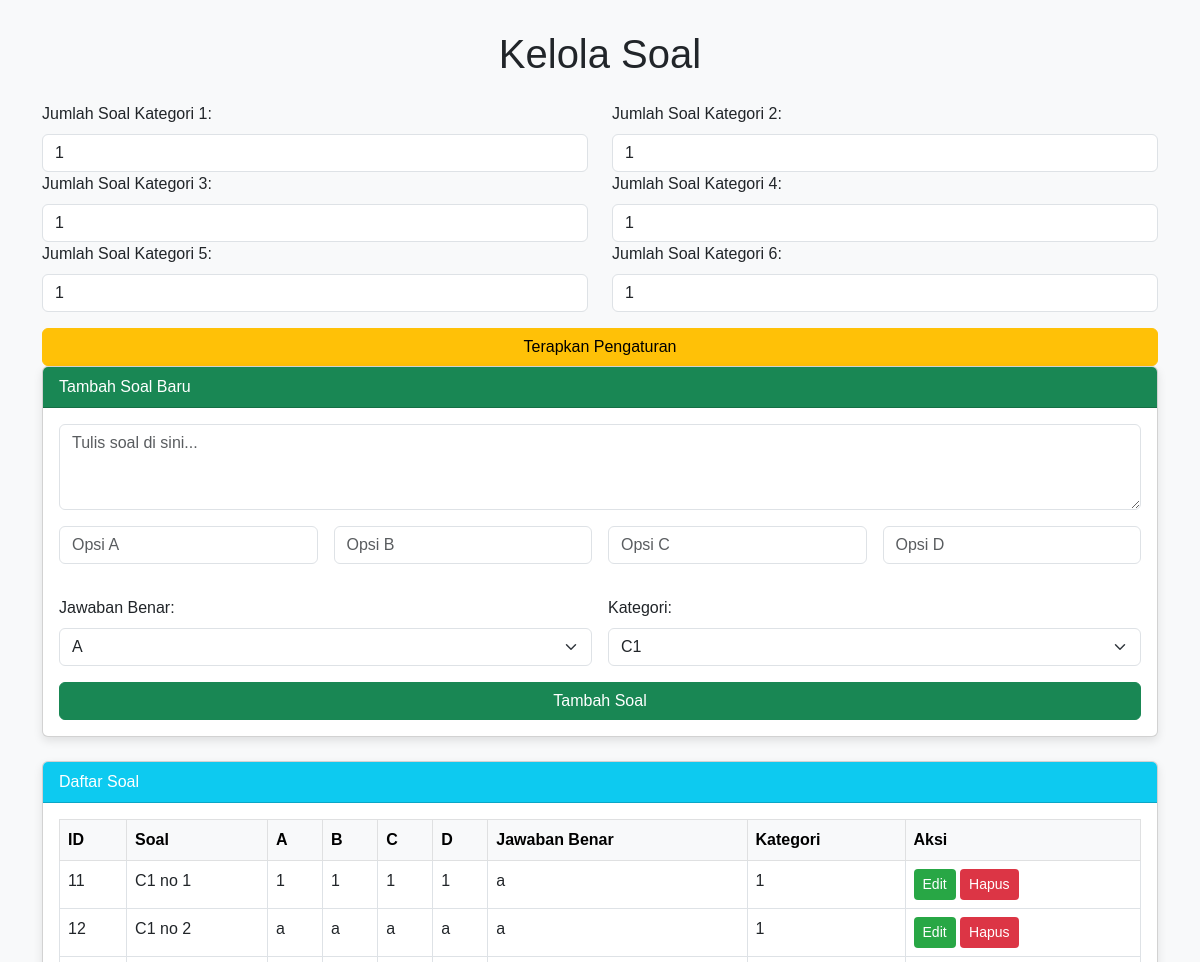
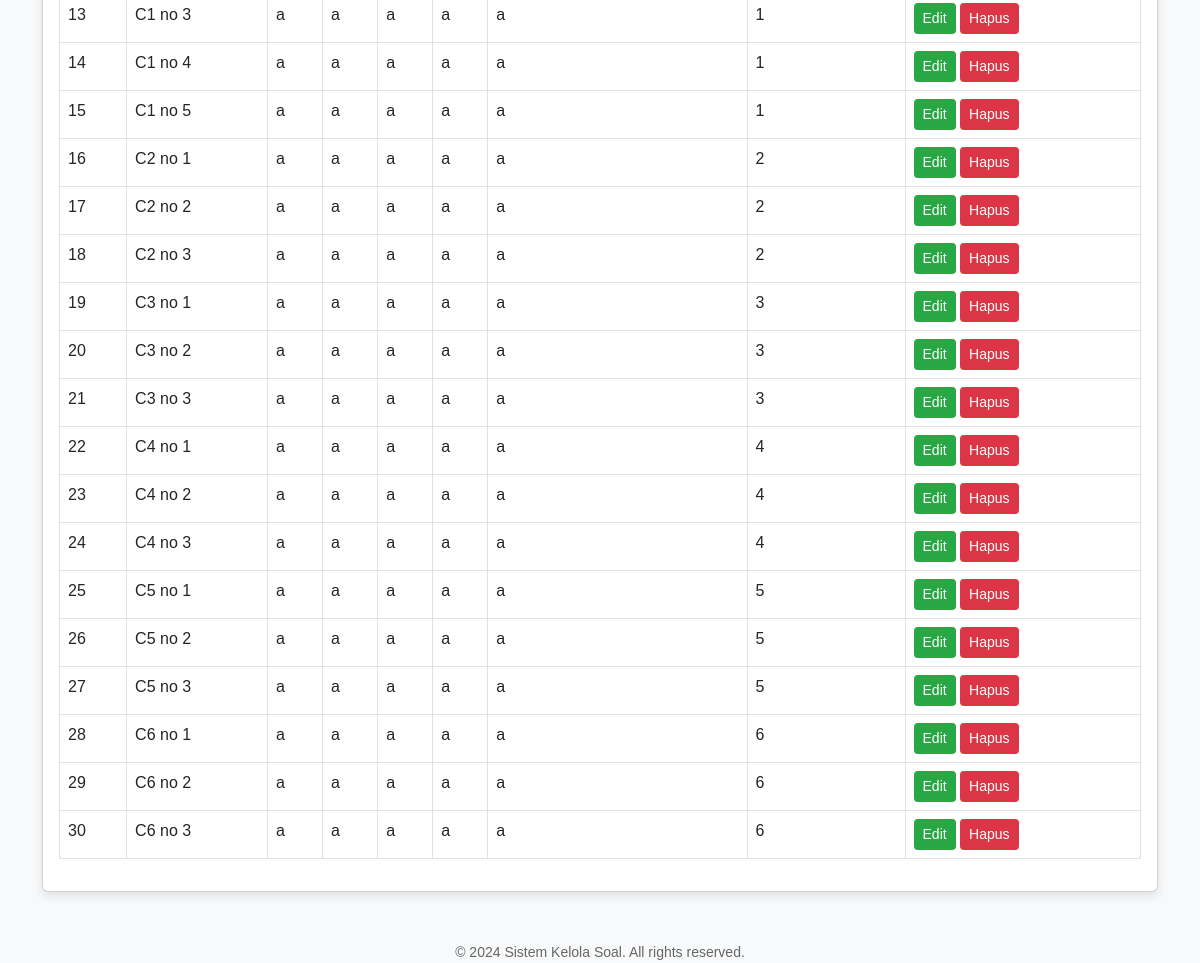
The page /admin/kelola_soal.php (signed in) on the database its author committed (2 pictures, top to bottom).
### tables this page shows
CREATE TABLE `questions` (
  `id` int(11) NOT NULL,
  `question` text NOT NULL,
  `option_a` varchar(255) NOT NULL,
  `option_b` varchar(255) NOT NULL,
  `option_c` varchar(255) NOT NULL,
  `option_d` varchar(255) NOT NULL,
  `correct_option` char(1) NOT NULL,
  `kategori` char(2) NOT NULL
);

### admin/kelola_soal.php (the view, shortened to what this page needs)
<?php
include('../db.php');
$category_limit = [];
$query = "SELECT category_id, question_limit FROM category_limits";
$result = $conn->query($query);
if ($result) {
    while ($row = $result->fetch_assoc()) {
        $category_limit[$row['category_id']] = $row['question_limit'];
    }
}
$category_limit += [
    1 => 3,
    2 => 3,
    3 => 3,
    4 => 3,
    5 => 3,
    6 => 3,
];
$query = "SELECT * FROM questions";
$result = $conn->query($query);
?>
<!DOCTYPE html>
<html lang="id">
<head>
    <link href="https://cdn.jsdelivr.net/npm/bootstrap@5.3.0-alpha3/dist/css/bootstrap.min.css" rel="stylesheet">
</head>
<body>
    <div class="container">
        <h1 class="text-center mb-4">Kelola Soal</h1>
        <form method="POST" action="">
    <div class="row">
        <?php for ($i = 1; $i <= 6; $i++): ?>
        <div class="col-md-6">
            <label for="category_<?= $i ?>_limit" class="form-label">Jumlah Soal Kategori <?= $i ?>:</label>
            <input type="number" id="category_<?= $i ?>_limit" name="category_<?= $i ?>_limit"
                   min="0" max="100" class="form-control"
                   value="<?= $category_limit[$i] ?>" required>
        </div>
        <?php endfor; ?>
    </div>
    <div class="mt-3">
        <button type="submit" name="set_exam_limit" class="btn btn-warning w-100">Terapkan Pengaturan</button>
    </div>
</form>
        <div class="card mb-4">
            <div class="card-header bg-success text-white">
                Tambah Soal Baru
            </div>
            <div class="card-body">
                <form action="" method="POST">
                    <div class="mb-3">
                        <textarea name="question" rows="3" class="form-control" placeholder="Tulis soal di sini..." required></textarea>
                    </div>
                    <div class="row g-3">
                        <div class="col-md-3">
                            <input type="text" name="option_a" class="form-control" placeholder="Opsi A" required>
                        </div>
                        <div class="col-md-3">
                            <input type="text" name="option_b" class="form-control" placeholder="Opsi B" required>
                        </div>
                        <div class="col-md-3">
                            <input type="text" name="option_c" class="form-control" placeholder="Opsi C" required>
                        </div>
                        <div class="col-md-3">
                            <input type="text" name="option_d" class="form-control" placeholder="Opsi D" required>
                        </div>
                    </div>
                    <div class="row g-3 mt-3">
                        <div class="col-md-6">
                            <label for="correct_option" class="form-label">Jawaban Benar:</label>
                            <select name="correct_option" class="form-select" required>
                                <option value="a">A</option>
                            </select>
                        </div>
                        <div class="col-md-6">
                            <label for="kategori" class="form-label">Kategori:</label>
                            <select name="kategori" class="form-select" required>
                                <option value="1">C1</option>
                            </select>
                        </div>
                    </div>
                    <button type="submit" name="add_question" class="btn btn-success mt-3 w-100">Tambah Soal</button>
                </form>
            </div>
        </div>
        <div class="card">
            <div class="card-header bg-info text-white">
                Daftar Soal
            </div>
            <div class="card-body">
                <table class="table table-bordered table-hover">
                    <thead class="table-light">
                        <tr>
                            <th>ID</th>
                            <th>Soal</th>
                            <th>A</th>
                            <th>B</th>
                            <th>C</th>
                            <th>D</th>
                            <th>Jawaban Benar</th>
                            <th>Kategori</th>
                            <th>Aksi</th>
                        </tr>
                    </thead>
                    <tbody>
                        <?php while ($row = $result->fetch_assoc()): ?>
                            <tr>
                                <td><?= $row['id'] ?></td>
                                <td><?= htmlspecialchars($row['question']) ?></td>
                                <td><?= htmlspecialchars($row['option_a']) ?></td>
                                <td><?= htmlspecialchars($row['option_b']) ?></td>
                                <td><?= htmlspecialchars($row['option_c']) ?></td>
                                <td><?= htmlspecialchars($row['option_d']) ?></td>
                                <td><?= $row['correct_option'] ?></td>
                                <td><?= $row['kategori'] ?></td>
                                <td>
                                    <a href="edit_soal.php?id=<?= $row['id'] ?>" class="btn btn-edit btn-sm">Edit</a>
                                    <a href="kelola_soal.php?delete=<?= $row['id'] ?>"
                                       class="btn btn-delete btn-sm"
                                       onclick="return confirm('Yakin ingin menghapus soal ini?')">Hapus</a>
                                </td>
                            </tr>
                        <?php endwhile; ?>
                    </tbody>
                </table>
            </div>
        </div>
    </div>
    <footer>
        &copy; 2024 Sistem Kelola Soal. All rights reserved.
    </footer>
</body>
</html>

### admin/kelola_soal.php (style rules this page uses)
body { background-color: #f8f9fa; font-family: 'Arial', sans-serif; margin: 0; padding: 0; }
.container { margin-top: 30px; }
.card { box-shadow: 0 4px 10px rgba(0, 0, 0, 0.1); }
.btn-edit { background-color: #28a745; color: white; }
.btn-delete { background-color: #dc3545; color: white; }
footer { margin-top: 50px; text-align: center; font-size: 14px; color: #666; }

### rows shown on the page
questions: id "11", question "C1 no 1", option_a "1", option_b "1", option_c "1", option_d "1", correct_option "a", kategori "1"
questions: id "12", question "C1 no 2", option_a "a", option_b "a", option_c "a", option_d "a", correct_option "a", kategori "1"
questions: id "13", question "C1 no 3", option_a "a", option_b "a", option_c "a", option_d "a", correct_option "a", kategori "1"
questions: id "14", question "C1 no 4", option_a "a", option_b "a", option_c "a", option_d "a", correct_option "a", kategori "1"
questions: id "15", question "C1 no 5", option_a "a", option_b "a", option_c "a", option_d "a", correct_option "a", kategori "1"
questions: id "16", question "C2 no 1", option_a "a", option_b "a", option_c "a", option_d "a", correct_option "a", kategori "2"
questions: id "17", question "C2 no 2", option_a "a", option_b "a", option_c "a", option_d "a", correct_option "a", kategori "2"
questions: id "18", question "C2 no 3", option_a "a", option_b "a", option_c "a", option_d "a", correct_option "a", kategori "2"
questions: id "19", question "C3 no 1", option_a "a", option_b "a", option_c "a", option_d "a", correct_option "a", kategori "3"
questions: id "20", question "C3 no 2", option_a "a", option_b "a", option_c "a", option_d "a", correct_option "a", kategori "3"
questions: id "21", question "C3 no 3", option_a "a", option_b "a", option_c "a", option_d "a", correct_option "a", kategori "3"
questions: id "22", question "C4 no 1", option_a "a", option_b "a", option_c "a", option_d "a", correct_option "a", kategori "4"
questions: id "23", question "C4 no 2", option_a "a", option_b "a", option_c "a", option_d "a", correct_option "a", kategori "4"
questions: id "24", question "C4 no 3", option_a "a", option_b "a", option_c "a", option_d "a", correct_option "a", kategori "4"
questions: id "25", question "C5 no 1", option_a "a", option_b "a", option_c "a", option_d "a", correct_option "a", kategori "5"
questions: id "26", question "C5 no 2", option_a "a", option_b "a", option_c "a", option_d "a", correct_option "a", kategori "5"
questions: id "27", question "C5 no 3", option_a "a", option_b "a", option_c "a", option_d "a", correct_option "a", kategori "5"
questions: id "28", question "C6 no 1", option_a "a", option_b "a", option_c "a", option_d "a", correct_option "a", kategori "6"
questions: id "29", question "C6 no 2", option_a "a", option_b "a", option_c "a", option_d "a", correct_option "a", kategori "6"
questions: id "30", question "C6 no 3", option_a "a", option_b "a", option_c "a", option_d "a", correct_option "a", kategori "6"
